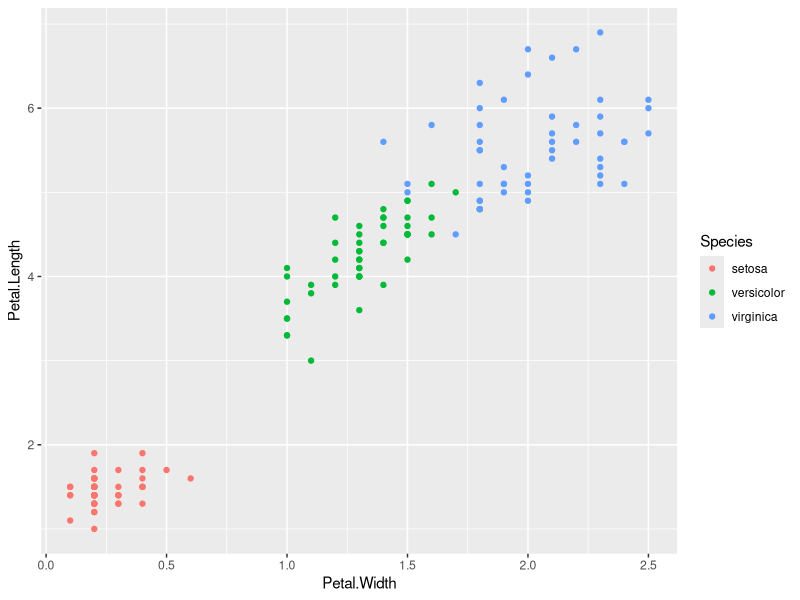
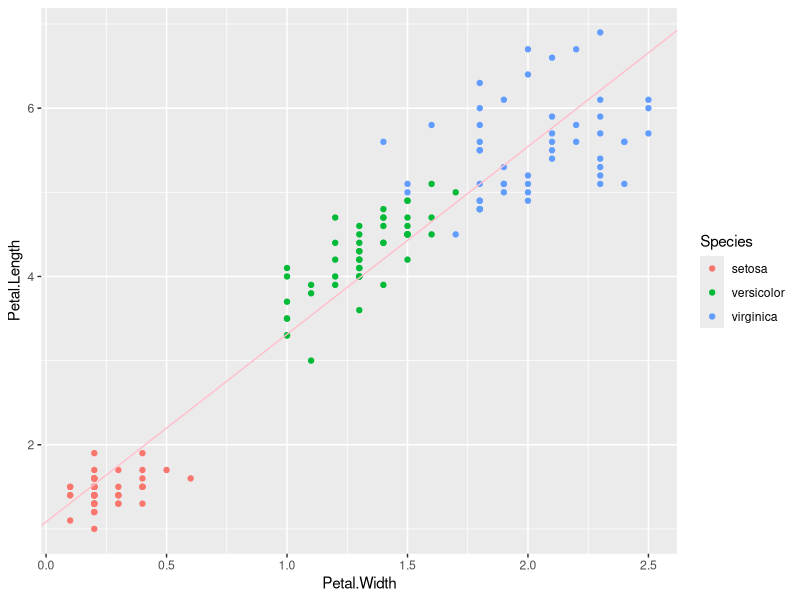
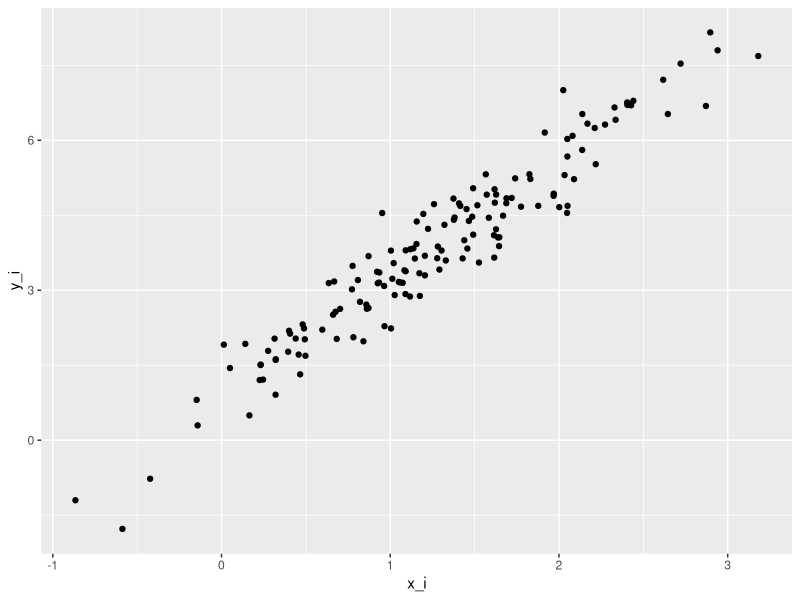

Write R code to recreate these figures, in order.
## ---- chunk 1
#| label: show-iris
#| echo: true

head(iris, 6)
## ---- chunk 2
cov(iris$Petal.Length, iris$Petal.Width) /
  (sd(iris$Petal.Length) * sd(iris$Petal.Width))
## ---- chunk 3
cor(iris$Petal.Length, iris$Petal.Width)
## ---- chunk 4
r_wl <- cor(iris$Petal.Width, iris$Petal.Length)
sd_w <- sd(iris$Petal.Width)
sd_l <- sd(iris$Petal.Length)

cov_wl <- r_wl * sd_w * sd_l

## bind together rows of the matrix using rbind()
cvmx <- rbind(c(sd_w^2, cov_wl),
              c(cov_wl, sd_l^2))

cvmx
## ---- chunk 5
#| message: false
#| label: fig-iris
#| fig.cap: "Scatterplot of the `iris` data."
library("tidyverse")

ggplot(iris,
       aes(x = Petal.Width, y = Petal.Length, colour = Species)) +
  geom_point()
## ---- chunk 6
mod <- lm(Petal.Length ~ Petal.Width, data = iris)
## ---- chunk 7
summary(mod)
## ---- chunk 8
coef(mod)
## ---- chunk 9
sigma(mod)
## ---- chunk 10
ggplot(iris,
       aes(x = Petal.Width, y = Petal.Length, colour = Species)) +
  geom_point() +
  geom_abline(slope = coef(mod)["Petal.Width"],
              intercept = coef(mod)["(Intercept)"],
              colour = "pink")
## ---- chunk 11
set.seed(1451)

simdata <- MASS::mvrnorm(n = 15,
                         mu = c(Petal.Width = 1.2, Petal.Length = 3.8),
                         Sigma = cvmx)

# print it out
simdata
## ---- chunk 12
iris_coef <- coef(mod)
iris_sig <- sigma(mod) 

iris_coef
iris_sig
## ---- chunk 13
iris_mu_x <- mean(iris$Petal.Width)
iris_sd_x <- sd(iris$Petal.Width)
## ---- chunk 14
set.seed(1451)

iris_x <- rnorm(150, mean = iris_mu_x, sd = iris_sd_x)
## ---- chunk 15
sim_iris <- tibble(x_i = iris_x,
                   y_hat = iris_coef[1] + iris_coef[2] * x_i,
                   e_i = rnorm(150, mean = 0, sd = iris_sig),
                   y_i = y_hat + e_i)
## ---- chunk 16
ggplot(sim_iris,
       aes(x = x_i, y = y_i)) +
  geom_point()
